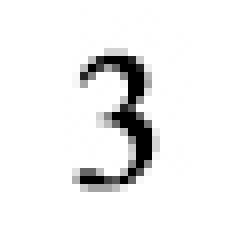
%> input picture Patterns/new (times new roman)/3_candidate.jpg, 30 x 30 px (shown 8 times larger)
$ octave patternmatching1.m   (GNU Octave 9; MATLAB toolbox functions it lacks are replaced by stand-ins)
%> lines starting %> are read from the running program, lines starting %| are printed output that depends on the picture; in (x1, y1, x2, y2) boxes, pixels count from 0 and x2, y2 are one past the last pixel; in counts of white or black regions, pixels touching at a corner belong together; the program's own positions count from 1
clc();
clear all;
close all;

ImageRead = imread('D:\Last Semester\PR\PR lab\Patterns\new (times new roman)\3_candidate.jpg');
%> ImageRead is the input picture: size 30x30x3 uint8; min 0, max 255, mean 238.8
%ImageShow = imshow(ImageRead);

ImageR = imread('D:\Last Semester\PR\PR lab\Patterns\new (times new roman)\Template_1.jpg');
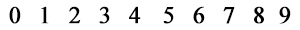
%> input picture Patterns/new (times new roman)/Template_1.jpg, 300 x 30 px
%> ImageR is the input picture: size 30x300x3 uint8; min 0, max 255, mean 235.8
%ImageS = imshow(ImageR);

c = rgb2gray(ImageRead);
ct = rgb2gray(ImageR);

t = graythresh(c);
%> t = 0.557
ty = graythresh(ct);
%> ty = 0.559

bil = im2bw(c, t);
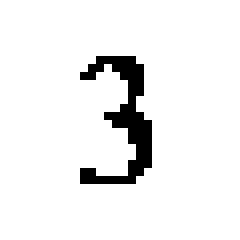
%> bil: size 30x30 logical (shown 8 times larger); 93.7% white; black in thin lines or dots, all inside (x1, y1, x2, y2) = (10, 7, 19, 23)
b = not(bil);
imshow(b);
bit = im2bw(ct, ty);
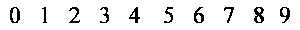
%> bit: size 30x300 logical; 92.5% white; black in thin lines or dots, all inside (x1, y1, x2, y2) = (10, 7, 290, 23)
bi = not(bit);
figure(), imshow(bi);
c = normxcorr2(b,bi);
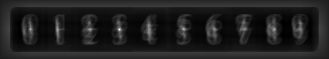
%> c: size 59x329 double; min -0.12, max 1, mean 0.0211; drawn with min black and max white
figure, surf(c), shading flat
%> after `shading flat`:
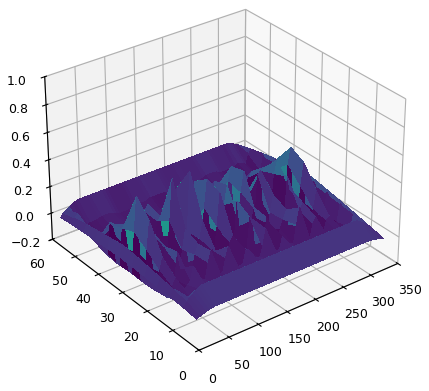
%> figure redrawn from the program's plot data
[ypeak, xpeak] = find(c==max(c(:)));
%> ypeak = 30; xpeak = 120
yoffSet = ypeak-size(b,1);
%> yoffSet = 0
xoffSet = xpeak-size(b,2);
%> xoffSet = 90
hFig = figure;
hAx  = axes;
imshow(bi,'Parent', hAx);
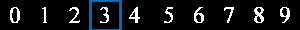
%> figure redrawn from the program's plot data
imrect(hAx, [xoffSet, yoffSet, size(b,2), size(b,1)]);
